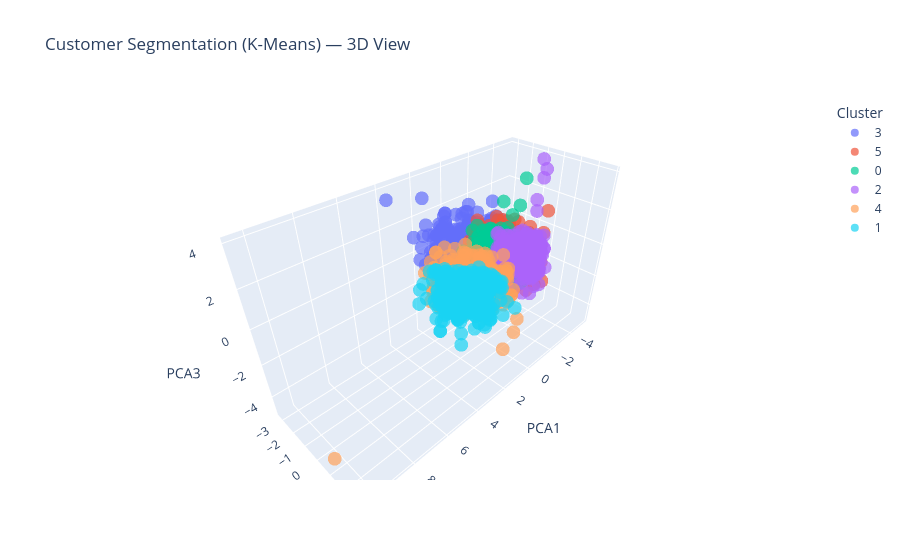

The notebook cell saved with this chart:
### Code cell
import plotly.express as px

fig = px.scatter_3d(
    df, x="PCA1", y="PCA2", z="PCA3",
    color=df["cluster"].astype(str),
    title="Customer Segmentation (K-Means) — 3D View",
    labels={"color": "Cluster"},
    opacity=0.7
)
fig.show()

### Figure 1 — Plotly figure (JSON) as saved in the notebook; plotly's stock layout.template omitted (floating-point values rounded to 4 significant figures; data arrays with more than 128 entries replaced by an {"elided": "..."} marker saying what was removed)
{"data": [{"hovertemplate": "Cluster=3<br>PCA1=%{x}<br>PCA2=%{y}<br>PCA3=%{z}<extra></extra>", "legendgroup": "3", "marker": {"color": "#636efa", "opacity": 0.7, "symbol": "circle"}, "mode": "markers", "name": "3", "scene": "scene", "showlegend": true, "type": "scatter3d", "x": {"elided": "430 float values"}, "y": {"elided": "430 float values"}, "z": {"elided": "430 float values"}}, {"hovertemplate": "Cluster=5<br>PCA1=%{x}<br>PCA2=%{y}<br>PCA3=%{z}<extra></extra>", "legendgroup": "5", "marker": {"color": "#EF553B", "opacity": 0.7, "symbol": "circle"}, "mode": "markers", "name": "5", "scene": "scene", "showlegend": true, "type": "scatter3d", "x": {"elided": "318 float values"}, "y": {"elided": "318 float values"}, "z": {"elided": "318 float values"}}, {"hovertemplate": "Cluster=0<br>PCA1=%{x}<br>PCA2=%{y}<br>PCA3=%{z}<extra></extra>", "legendgroup": "0", "marker": {"color": "#00cc96", "opacity": 0.7, "symbol": "circle"}, "mode": "markers", "name": "0", "scene": "scene", "showlegend": true, "type": "scatter3d", "x": {"elided": "452 float values"}, "y": {"elided": "452 float values"}, "z": {"elided": "452 float values"}}, {"hovertemplate": "Cluster=2<br>PCA1=%{x}<br>PCA2=%{y}<br>PCA3=%{z}<extra></extra>", "legendgroup": "2", "marker": {"color": "#ab63fa", "opacity": 0.7, "symbol": "circle"}, "mode": "markers", "name": "2", "scene": "scene", "showlegend": true, "type": "scatter3d", "x": {"elided": "367 float values"}, "y": {"elided": "367 float values"}, "z": {"elided": "367 float values"}}, {"hovertemplate": "Cluster=4<br>PCA1=%{x}<br>PCA2=%{y}<br>PCA3=%{z}<extra></extra>", "legendgroup": "4", "marker": {"color": "#FFA15A", "opacity": 0.7, "symbol": "circle"}, "mode": "markers", "name": "4", "scene": "scene", "showlegend": true, "type": "scatter3d", "x": {"elided": "315 float values"}, "y": {"elided": "315 float values"}, "z": {"elided": "315 float values"}}, {"hovertemplate": "Cluster=1<br>PCA1=%{x}<br>PCA2=%{y}<br>PCA3=%{z}<extra></extra>", "legendgroup": "1", "marker": {"color": "#19d3f3", "opacity": 0.7, "symbol": "circle"}, "mode": "markers", "name": "1", "scene": "scene", "showlegend": true, "type": "scatter3d", "x": {"elided": "334 float values"}, "y": {"elided": "334 float values"}, "z": {"elided": "334 float values"}}], "layout": {"legend": {"title": {"text": "Cluster"}, "tracegroupgap": 0}, "scene": {"domain": {"x": [0, 1], "y": [0, 1]}, "xaxis": {"title": {"text": "PCA1"}}, "yaxis": {"title": {"text": "PCA2"}}, "zaxis": {"title": {"text": "PCA3"}}}, "title": {"text": "Customer Segmentation (K-Means) — 3D View"}}}
